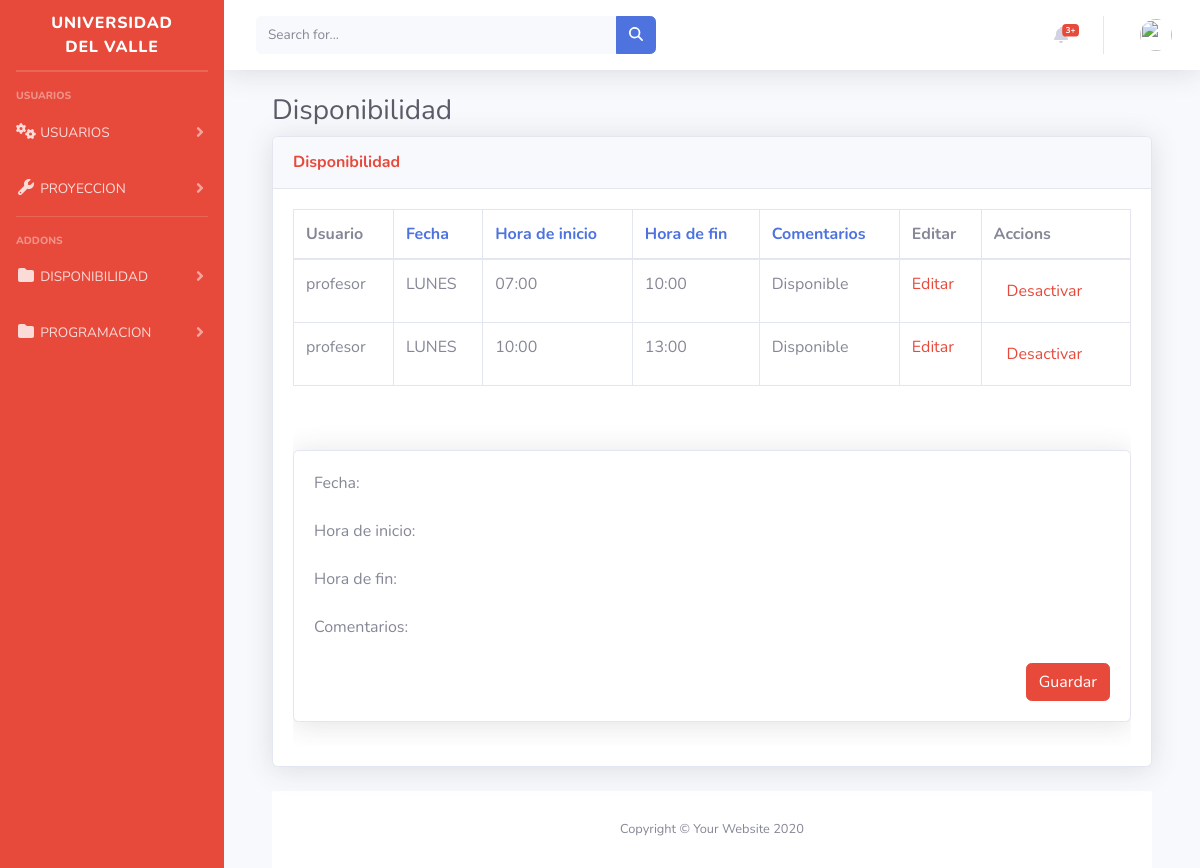
Page /inicio/editarDisponibilidad on the committed database.
### inicio/models.py (models this page shows, shortened)
class Disponibilidad(models.Model):
    DAY_CHOICES = [
        ('LUNES', 'Lunes'),
        ('MARTES', 'Martes'),
        ('MIERCOLES', 'Miércoles'),
        ('JUEVES', 'Jueves'),
        ('VIERNES', 'Viernes'),
        ('SABADO', 'Sábado'),
        ('DOMINGO', 'Domingo'),
    ]
    fecha = models.CharField(choices=DAY_CHOICES, max_length=15)
    hora_inicio = models.CharField(choices=[
        ('07:00', '07:00 AM'),
        ('10:00', '10:00 AM'),
        ('14:00', '02:00 PM'),
        ('17:00', '05:00 PM'),
        ('18:30', '06:30 PM'),
    ], max_length=5)
    hora_fin = models.CharField(choices=[
        ('10:00', '10:00 AM'),
        ('13:00', '01:00 PM'),
        ('17:00', '05:00 PM'),
        ('18:30', '06:30 PM'),
        ('21:30', '09:30 PM'),
    ], max_length=5)
    comentarios = models.TextField(default="Disponible", null=True)
    profesor = models.ForeignKey(User, on_delete=models.CASCADE)
    mostrar_en_tabla = models.BooleanField(default=True)

### inicio/views.py (the view)
# urls.py: path('editarDisponibilidad', views.vereditdisponibilidad, name='editarDisponibilidad'),
def vereditdisponibilidad(request):
    ordenar_por = request.GET.get('ordenar_por', 'fecha') # por defecto, ordenar por fecha
    disponibilidad = Disponibilidad.objects.order_by(ordenar_por)
    context = {
        'disponibilidad': disponibilidad,
        'ordenar_por': ordenar_por,
    }
    return render(request, 'editardisponibilidad.html', context)

### inicio/templates/editarDisponibilidad.html (shortened to what this page needs)
{% extends "base.html" %}
{% block content %}
{% load static %}
<!DOCTYPE html>
<html lang="en">
<head>
    <link rel="stylesheet" href="https://cdnjs.cloudflare.com/ajax/libs/font-awesome/5.15.3/css/all.min.css" />
    <link href="vendor/fontawesome-free/css/all.min.css" rel="stylesheet" type="text/css">
    <link href="css/sb-admin-2.min.css" rel="stylesheet">
    <link href="vendor/datatables/dataTables.bootstrap4.min.css" rel="stylesheet">
</head>
<body id="page-top">
    <div class="container-fluid">
        <h1 class="h3 mb-2 text-gray-800">Disponibilidad</h1>
        <div class="card shadow mb-4">
            <div class="card-header py-3">
                <h6 class="m-0 font-weight-bold text-danger">Disponibilidad</h6>
            </div>
            <div class="card-body">
                <div class="table-responsive">
                    <div class="table-responsive">
                    <table class="table table-bordered" id="dataTable" width="100%" cellspacing="0">
                        <thead>
                            <tr>
                                <th>Usuario</th>
                                <th><a href="?ordenar_por=fecha">Fecha</a></th>
                                <th><a href="?ordenar_por=hora_inicio">Hora de inicio</a></th>
                                <th><a href="?ordenar_por=hora_fin">Hora de fin</a></th>
                                <th><a href="?ordenar_por=comentarios">Comentarios</a></th>
                                <th>Editar</th>
                                <th>Accions</th>
                            </tr>
                        </thead>
                        <tbody>
                            {% for d in disponibilidad %}
                            <tr>
                                <td>{{ d.profesor.username }}</td>
                                <td>{{ d.fecha }}</td>
                                <td>{{ d.hora_inicio }}</td>
                                <td>{{ d.hora_fin }}</td>
                                <td>{{ d.comentarios }}</td>
                                <td><a class="text-danger" href="{% url 'editar_disponibilidad' disponibilidad_id=d.id %}">Editar</a></td>
                                <td>
                                    {% if d.mostrar_en_tabla %}
                                    <form action="{% url 'desactivar_disponibilidad' disponibilidad_id=d.id %}" method="post">
                                      <button type="submit" class="btn btn-link text-danger">Desactivar</button>
                                    </form>
                                  {% else %}
                                    <form action="{% url 'activar_disponibilidad' disponibilidad_id=d.id %}" method="post">
                                      {% csrf_token %}
                                      <button type="submit" class="btn btn-link text-danger">Activar</button>
                                    </form>
                                  {% endif %}
                                </td>
                            </tr>
                            {% endfor %}
                        </tbody>
                    </table>
                </div>
              <br>
              <br>
                <div class="card shadow mb-4">
                    <div class="card-body">
                        <form method="POST">
                            <div class="form-group">
                                <label for="id_fecha">Fecha:</label>
                            </div>
                            <div class="form-group">
                                <label for="id_hora_inicio">Hora de inicio:</label>
                            </div>
                            <div class="form-group">
                                <label for="id_hora_fin">Hora de fin:</label>
                            </div>
                            <div class="form-group">
                                <label for="id_comentarios">Comentarios:</label>
                            </div>
                            <div class="text-right">
                                <button type="submit" class="btn btn-danger">Guardar</button>
                            </div>
                        </form>
                    </div>
                </div>
            </div>
        </div>
    </div>
    <footer class="sticky-footer bg-white">
        <div class="container my-auto">
            <div class="copyright text-center my-auto">
                <span>Copyright &copy; Your Website 2020</span>
            </div>
        </div>
    </footer>
</body>
</html>
{% endblock %}

### rows in the picture
Disponibilidad: profesor.username "profesor", fecha "LUNES", hora_inicio "07:00", hora_fin "10:00", comentarios "Disponible", mostrar_en_tabla "Desactivar"
Disponibilidad: profesor.username "profesor", fecha "LUNES", hora_inicio "10:00", hora_fin "13:00", comentarios "Disponible", mostrar_en_tabla "Desactivar"
